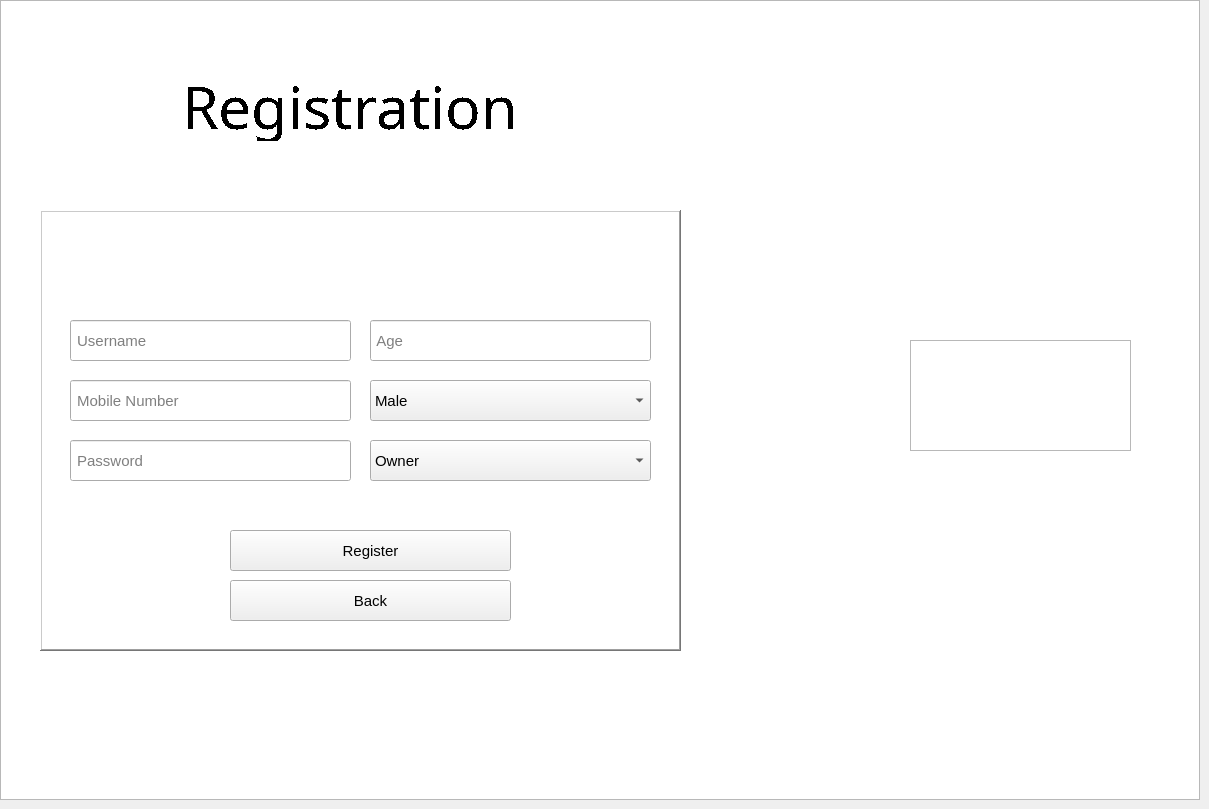
    <widget class="QWidget" name="regPage3">
     <widget class="QLabel" name="label_7">
      <property name="geometry">
       <rect>
        <x>100</x>
        <y>70</y>
        <width>500</width>
        <height>71</height>
       </rect>
      </property>
      <property name="font">
       <font>
        <family>Stencil</family>
        <pointsize>44</pointsize>
        <weight>50</weight>
        <bold>false</bold>
        <strikeout>false</strikeout>
        <stylestrategy>NoAntialias</stylestrategy>
        <kerning>true</kerning>
       </font>
      </property>
      <property name="styleSheet">
       <string notr="true">color: rgb(255, 255, 255);
color: rgb(0, 0, 0);</string>
      </property>
      <property name="text">
       <string>Registration</string>
      </property>
      <property name="alignment">
       <set>Qt::AlignCenter</set>
      </property>
     </widget>
     <widget class="QGraphicsView" name="graphicsView_11">
      <property name="geometry">
       <rect>
        <x>0</x>
        <y>0</y>
        <width>1200</width>
        <height>800</height>
       </rect>
      </property>
      <property name="font">
       <font>
        <family>Snap ITC</family>
        <pointsize>6</pointsize>
       </font>
      </property>
      <property name="styleSheet">
       <string notr="true">border-image: url(:/new/prefix1/sdasd.jpg);</string>
      </property>
     </widget>
     <widget class="QGraphicsView" name="graphicsView_12">
      <property name="geometry">
       <rect>
        <x>910</x>
        <y>340</y>
        <width>221</width>
        <height>111</height>
       </rect>
      </property>
      <property name="styleSheet">
       <string notr="true">border-image: url(:/new/prefix1/logo.png);</string>
      </property>
     </widget>
     <widget class="QLineEdit" name="regUsername">
      <property name="geometry">
       <rect>
        <x>70</x>
        <y>320</y>
        <width>281</width>
        <height>41</height>
       </rect>
      </property>
      <property name="font">
       <font>
        <pointsize>11</pointsize>
       </font>
      </property>
      <property name="placeholderText">
       <string> Username </string>
      </property>
     </widget>
     <widget class="QLineEdit" name="regMobilenumber">
      <property name="geometry">
       <rect>
        <x>70</x>
        <y>380</y>
        <width>281</width>
        <height>41</height>
       </rect>
      </property>
      <property name="font">
       <font>
        <pointsize>11</pointsize>
       </font>
      </property>
      <property name="placeholderText">
       <string> Mobile Number</string>
      </property>
     </widget>
     <widget class="QLineEdit" name="regPassword">
      <property name="geometry">
       <rect>
        <x>70</x>
        <y>440</y>
        <width>281</width>
        <height>41</height>
       </rect>
      </property>
      <property name="font">
       <font>
        <pointsize>11</pointsize>
       </font>
      </property>
      <property name="echoMode">
       <enum>QLineEdit::Password</enum>
      </property>
      <property name="placeholderText">
       <string> Password</string>
      </property>
     </widget>
     <widget class="QPushButton" name="regNextButton">
      <property name="geometry">
       <rect>
        <x>230</x>
        <y>530</y>
        <width>281</width>
        <height>41</height>
       </rect>
      </property>
      <property name="font">
       <font>
        <pointsize>11</pointsize>
        <weight>50</weight>
        <bold>false</bold>
       </font>
      </property>
      <property name="cursor">
       <cursorShape>PointingHandCursor</cursorShape>
      </property>
      <property name="text">
       <string>Register</string>
      </property>
     </widget>
     <widget class="QPushButton" name="regBackButton">
      <property name="geometry">
       <rect>
        <x>230</x>
        <y>580</y>
        <width>281</width>
        <height>41</height>
       </rect>
      </property>
      <property name="font">
       <font>
        <pointsize>11</pointsize>
        <weight>50</weight>
        <bold>false</bold>
       </font>
      </property>
      <property name="cursor">
       <cursorShape>PointingHandCursor</cursorShape>
      </property>
      <property name="text">
       <string>Back</string>
      </property>
     </widget>
     <widget class="QComboBox" name="comboBox">
      <property name="geometry">
       <rect>
        <x>370</x>
        <y>440</y>
        <width>281</width>
        <height>41</height>
       </rect>
      </property>
      <property name="font">
       <font>
        <pointsize>11</pointsize>
       </font>
      </property>
      <property name="cursor">
       <cursorShape>PointingHandCursor</cursorShape>
      </property>
      <item>
       <property name="text">
        <string>Owner</string>
       </property>
      </item>
      <item>
       <property name="text">
        <string>Partner</string>
       </property>
      </item>
     </widget>
     <widget class="QComboBox" name="genderComboBox">
      <property name="geometry">
       <rect>
        <x>370</x>
        <y>380</y>
        <width>281</width>
        <height>41</height>
       </rect>
      </property>
      <property name="font">
       <font>
        <pointsize>11</pointsize>
       </font>
      </property>
      <property name="cursor">
       <cursorShape>PointingHandCursor</cursorShape>
      </property>
      <item>
       <property name="text">
        <string>Male</string>
       </property>
      </item>
      <item>
       <property name="text">
        <string>Female</string>
       </property>
      </item>
     </widget>
     <widget class="QLineEdit" name="regUserAge">
      <property name="geometry">
       <rect>
        <x>370</x>
        <y>320</y>
        <width>281</width>
        <height>41</height>
       </rect>
      </property>
      <property name="font">
       <font>
        <pointsize>11</pointsize>
       </font>
      </property>
      <property name="echoMode">
       <enum>QLineEdit::Normal</enum>
      </property>
      <property name="placeholderText">
       <string> Age</string>
      </property>
     </widget>
     <widget class="QLabel" name="label_18">
      <property name="geometry">
       <rect>
        <x>320</x>
        <y>240</y>
        <width>61</width>
        <height>71</height>
       </rect>
      </property>
      <property name="styleSheet">
       <string notr="true">border-image: url(:/new/prefix1/re3.png);</string>
      </property>
      <property name="text">
       <string/>
      </property>
     </widget>
     <widget class="QGraphicsView" name="graphicsView_24">
      <property name="geometry">
       <rect>
        <x>40</x>
        <y>210</y>
        <width>641</width>
        <height>441</height>
       </rect>
      </property>
      <property name="frameShape">
       <enum>QFrame::WinPanel</enum>
      </property>
      <property name="frameShadow">
       <enum>QFrame::Raised</enum>
      </property>
     </widget>
     <zorder>graphicsView_11</zorder>
     <zorder>graphicsView_24</zorder>
     <zorder>graphicsView_12</zorder>
     <zorder>label_7</zorder>
     <zorder>regUsername</zorder>
     <zorder>regMobilenumber</zorder>
     <zorder>regPassword</zorder>
     <zorder>regNextButton</zorder>
     <zorder>regBackButton</zorder>
     <zorder>comboBox</zorder>
     <zorder>genderComboBox</zorder>
     <zorder>regUserAge</zorder>
     <zorder>label_18</zorder>
    </widget>
